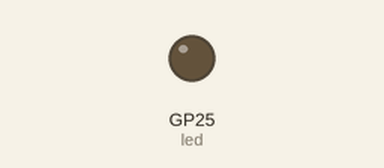
Recording of a program running on a simulated Raspberry Pi Pico running MicroPython. On the bench: output pins drawn as LEDs (lit = HIGH). A reset restarts the program; the clock reads 2024-03-15 10:24:30 at power-on unless the program sets it; files the program writes start out absent; values from a settings file that is not in the repository are placeholders; what the program prints to the serial console is not drawn.

Above: at 1.5 s.
At 42.01 s:
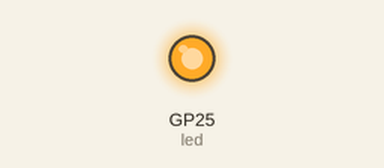
Timing chart, 0 to 42.7 s (numbered marks = the images above):
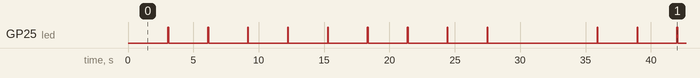

Measured:
- by itself, GP25 (led): repeats every 32.8 s: 8 × (LOW 3.0 s, HIGH 0.05 s), LOW 8.4 s, HIGH 0.05 s
- by itself, everything shown: repeats every 32.8 s, in 18 steps

The program:

main.py
```python
"""Generic cycle supervisor for raspi pico.
Connects to WiFi if credentials supplied.
Repeatedly runs the function cycle() every cycle_interval
Blinks the LED every cycle
"""

# standard imports
import machine          # Onboard LED
import time
from os import uname

# local imports
from core.default_settings import *
from user_settings import *     # Overwrite default settings as required
import core.wifi as wifi
from core.logging import log

# startup
log("starting up")
log(uname())                    # Log and display firmware version, platform etc.
if wifi_ssid is not None:       # Skip unless wifi_ssid has been overwritten in user_settings.py
    wifi.connect(wifi_ssid, wifi_password, wifi_error_count_limit) # blocking until sucessful. wifi_password must be defined in user_settings.py
led = machine.Pin("LED", machine.Pin.OUT)

# loop
log("starting main loop")
consecutive_error_count = 0

while True:

    last_cycle_start_time = time.ticks_us() # monotonic, add and diff below control overflow. Resample rather than offset previous.
    time.sleep_ms(50)                       # Minimum cycle time. Even if cycle() is fast, 50ms is easily long enough to see the LED blinking off.
    led.off()

    try:
        cycle()                     # cycle() is imported from user_settings.py
        consecutive_error_count = 0 # reset count if good cycle

    except Exception as err:
        log(f"Unexpected {type(err)=}, {err=}") # otherwise ignore and skip unless below line is active
        #raise err
        consecutive_error_count += 1

        if consecutive_error_count >= consecutive_error_count_limit:
            log(f"Consecutive error count hitting limit of {consecutive_error_count_limit}, resetting MCU")
            time.sleep(5)   # Allow time to see above message before rebooting
            machine.reset() # reboot

        time.sleep(3) # slow blink (long off) to indicate issue

    # Normal blink pattern between cycles
    led.on() # mostly on blink
    while time.ticks_diff(time.ticks_add(last_cycle_start_time, int(cycle_interval*1000000)), time.ticks_us()) > 0:
        pass # wait until loop has taken approximately long enough.
```

default_settings.py
```python
# This file contains default settings. Only for objects that need not be overwritten in user_settings.py

# wifi
wifi_ssid = None # will not attempt connection to wifi unless this is overwritten

# mqtt
mqtt_broker = None # In practice, the user must define the MQTT broker at some point. However, Having this here allows the publish() function to take the globally set variable it as a default arg
mqtt_topic = "shoestring-sensor"

# cycle
cycle_interval = 1 # seconds
def cycle():
    raise NotImplementedError("Cycle function is not defined in user_settings.py!")

# error handling
consecutive_error_count_limit = 10
wifi_error_count_limit = 20
```

wifi.py
```python
# Inspired by https://projects.raspberrypi.org/en/projects/get-started-pico-w/2

# Standard library imports
import network
import time
import ntptime               # Get time from network after connecting
import machine               # Onboard LED and rebooting

# Local imports
from core.logging import log # Writing messages to file

# Initialise
led = machine.Pin("LED", machine.Pin.OUT)

def connect(ssid:str, password:str, max_attempts:int=50):
    """Connect to WiFI and update time from Network Time Protocol.

    Wrapper for network.WLAN

    :param str ssid:         The name of the WiFi network to connect to.
    :param str password:     The pre-shared plaintext passkey to connect to this WiFi network with.
    :param int max_attempts: After this many failed attempts to connect, the device will reboot.
    """

    log(f"Local time before WiFi connection is {time.localtime()}")

    # Prepare connection
    wlan = network.WLAN(network.STA_IF)
    wlan.active(True)
    wlan.connect(ssid, password)

    # Loop
    attempt_count = 0
    while wlan.isconnected() == False:

        # Reboot if no connection after many attempts
        if attempt_count >= max_attempts:
            log(f"Rebooting due to {attempt_count} failed attempts to connect to wifi!")
            time.sleep(5)   # allow time to see above message before rebooting
            machine.reset() # reboot the pico

        # Retry connection
        attempt_count += 1
        log(f'Attempt {attempt_count} to connect to wifi network {ssid}...')

        # Blink LED (mostly off) to visually indicate connection attempt in progress
        led.on()
        time.sleep(0.05)
        led.off() # mostly off blink while trying to connect
        time.sleep(0.95)

    # Report sucessful connection
    ip = wlan.ifconfig()[0]
    log(f'Connected to WiFi {ssid} as {ip}')

    # Set time
    try:
        ntptime.settime()
        time_update_message = "Clock sucessfully updated from network."
    except Exception:
        pass # ignore errors!
        time_update_message = "An exception occured while updating clock from network."
    log(f"{time_update_message} Local time is now {time.localtime()}")


# test
if __name__ == '__main__':
    from user_settings import wifi_ssid, wifi_password
    connect(wifi_ssid, wifi_password)
```

logging.py
```python
"""
logging.py
Logging system for Micropython.

Public API: the function log()

No log levels. Include them in your message if you want to.
Messages are cast to string, timestamped (microsecond resolution) and printed to serial and also written to file.
Automatic file size limitation, rotation and deletion.

sample usage:
from logging import log
mymsg = "Sensor recorded reading " + str(1234)
log(mymsg)

Inspired by http://www.d3noob.org/2024/03/logging-and-troubleshooting-on.html
"""

# Standard library imports
import os

# Local imports
from core.timestamp import get_timestamp

# settings
log_filename = "log.txt"
log_filename_old = "log_old.txt"
log_file_size_limit = 200000 # Bytes before rotating. 200kB, so both log files toogether will take max 20% of Pico's 2MB flash memory.
default_max_loginfo_size = 200 # Characters before log message is truncated

def _create_log_file():
    """Check to see if primary log file is present and create if necessary."""
    try:
        os.stat(log_filename)
        print(f"Logger: log file {log_filename} already exists")
    except:
        print(f"Logger: log file {log_filename} missing - creating...")
        f = open(log_filename, "w")
        f.close()


# Public function
def log(loginfo:str, print_loginfo:bool=True, max_loginfo_size=default_max_loginfo_size):
    """Append a message to the plaintext log file. A timestamp from core.timestamp (rtc.datetime() + time_ns()) is added.

    :param str loginfo:              The message to be appended to the log file.
    :param bool=True print_loginfo:  (optional) If `True`, loginfo will be passed to print() to display in the serial terminal
    :param int=200 max_loginfo_size: (optional) The number of characters after which str(loginfo) will be truncated
    """

    # Get the timestamp as soon as called
    timestring = get_timestamp()

    # Check the file size
    filestats = os.stat(log_filename)
    filesize = filestats[6]           # File size in bytes

    # Truncate loginfo if long
    loginfo = str(loginfo) # if something other than a string is supplied, attempt to cast it.
    if len(loginfo) > max_loginfo_size:
        loginfo = loginfo[:max_loginfo_size] + "..."

    # Print to terminal if required
    if print_loginfo:
        print(loginfo)

    if(filesize < log_file_size_limit):
        try:

            # loginfo is recast to string. Add filesize (right aligned, padded to fit maximum)
            logline = timestring +" "+ f"{str(filesize):>{len(str(log_file_size_limit))}}"  +" "+ loginfo +"\n"

            # Write to file
            with open(log_filename, "at") as f:
                f.write(logline)

        except Exception as err:
            print("ERROR when logging: Problem saving file:", err)

    else:
        print("Logger: log file size " + str(filesize) + " exceed limit of " + str(log_file_size_limit) + ", rotating...")

        # Delete old log file if it exists
        try:
            os.remove(log_filename_old)
        except OSError:                           # it might not exist, so ignore failure
            pass

        os.rename(log_filename, log_filename_old) # Rename current log file to old
        _create_log_file()                        # Create new log file
        log(loginfo)                              # Try again. Should now find an empty file.


# Startup
_create_log_file() # Although when writing the file would be created as needed, this is done first so the filesize can be checked without error.


# Run this script directly to test
if __name__ == '__main__':
    print("testing logging")
    log("Did this appear in the logs?")
    log("How about this? Explicitly printed to terminal", True)
    log("Or this? Not printed.", False)
    print("logging test complete")
```

timestamp.py
```python
# timestamp.py

# Standard library imports
import machine
import time

# Startup
rtc=machine.RTC()

def get_timestamp():
    """Get a string containing the current local time in ISO8601 format using machine.RTC().datetime() assisted by time_ns()"""

    timestamp=rtc.datetime() # subsecond field is always 0, so use another clock interface for additional resolution.
    microseconds = str(time.time_ns())[-9:-3] # needs to be a string to do slicing to extract desired digits. Only us precision is available (last 3 digits of time_ns() are always 0).
    timestring="%04d-%02d-%02dT%02d:%02d:%02d"%(timestamp[0:3] + timestamp[4:7]) + "." + microseconds + "+00:00"

    return timestring

# test
if __name__ == '__main__':
    while True:
        print(get_timestamp())
        time.sleep(1)
```
